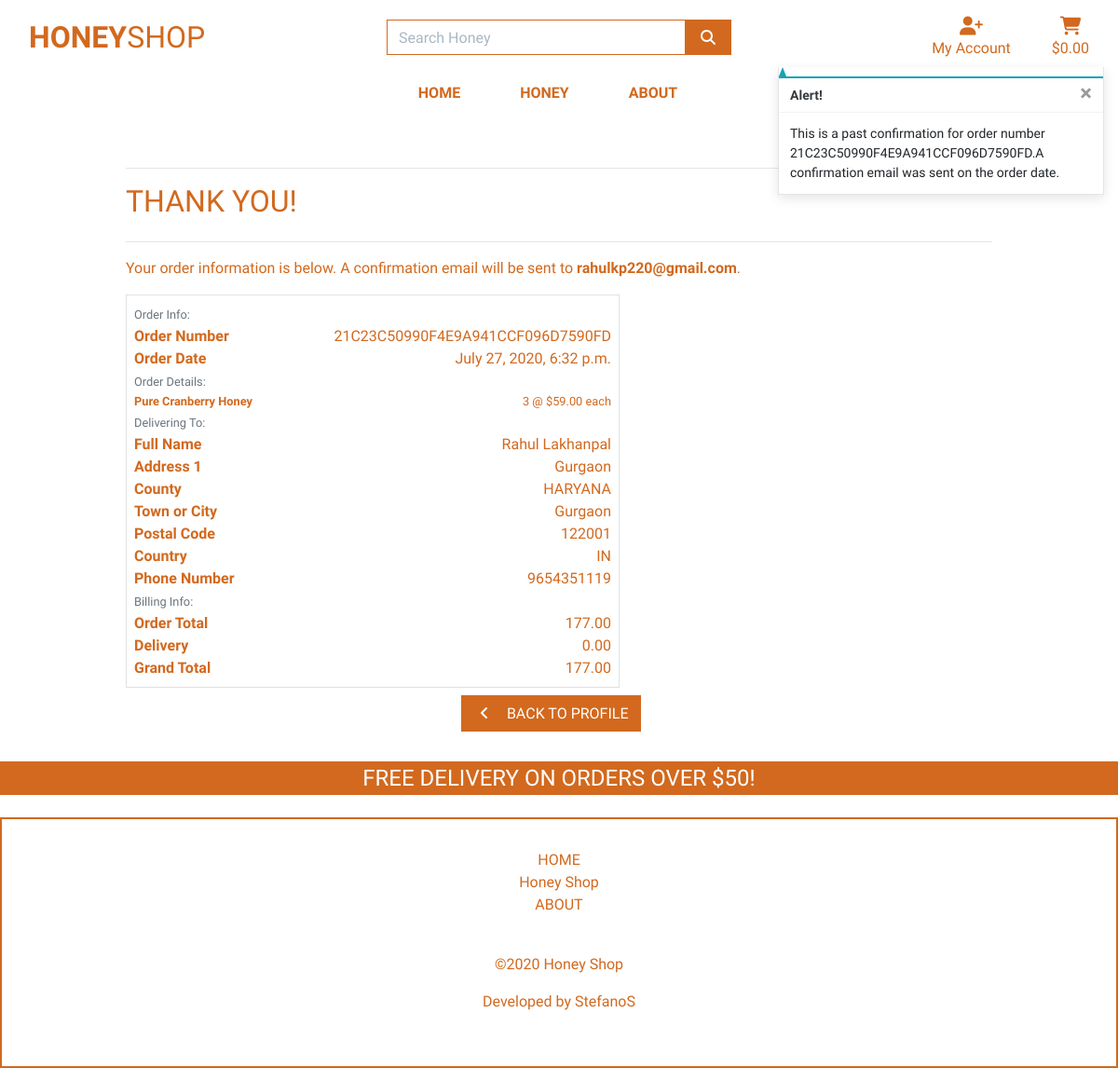
Page /profile/order_history/21C23C50990F4E9A941CCF096D7590FD on the committed database.
### checkout/models.py (models this page shows, shortened)
class Order(models.Model):
    order_number = models.CharField(max_length=32, null=False, editable=False)
    user_profile = models.ForeignKey(UserProfile, on_delete=models.SET_NULL,
                                     null=True, blank=True, related_name='orders')
    full_name = models.CharField(max_length=50, null=False, blank=False)
    email = models.EmailField(max_length=254, null=False, blank=False)
    phone_number = models.CharField (max_length=20, null=False, blank=False)
    country = CountryField(blank_label='Country *', null=False, blank=False)
    postcode = models.CharField(max_length=20, null=True, blank=True)
    town_or_city = models.CharField(max_length=40, null=False, blank=False)
    street_address1 = models.CharField(max_length=80, null=False, blank=False)
    street_address2 = models.CharField(max_length=80, null=True, blank=True)
    county = models.CharField(max_length=80, null=True, blank=True)
    date = models.DateTimeField(auto_now_add=True)
    delivery_cost = models.DecimalField(max_digits=6, decimal_places=2, null=False, default=0)
    order_total = models.DecimalField(max_digits=10, decimal_places=2, null=False, default=0)
    grand_total = models.DecimalField(max_digits=10, decimal_places=2, null=False, default=0)
    original_bag = models.TextField(null=False, blank=False, default='')
    stripe_pid = models.CharField(max_length=254, null=False, blank=False, default='')

class OrderLineItem(models.Model):
    order = models.ForeignKey(Order, null=False, blank=False, on_delete=models.CASCADE, related_name='lineitems')
    product = models.ForeignKey(Product, null=False, blank=False, on_delete=models.CASCADE)
    quantity = models.IntegerField(null=False, blank=False, default=0)
    lineitem_total = models.DecimalField(max_digits=6, decimal_places=2, null=False, blank=False, editable=False)

### products/models.py (models this page shows, shortened)
class Product(models.Model):
    category = models.ForeignKey('Category', null=True, blank=True, on_delete=models.SET_NULL)
    sku = models.CharField(max_length=254, null=True, blank=True)
    name = models.CharField(max_length=254)
    description = models.TextField()
    price = models.DecimalField(max_digits=6, decimal_places=2)
    rating = models.DecimalField(max_digits=6, decimal_places=2, null=True, blank=True)
    image_url = models.URLField(max_length=1024, null=True, blank=True)
    image = models.ImageField(null=True, blank=True)

### profiles/views.py (the view)
# urls.py: path('order_history/<order_number>', views.order_history, name='order_history'),
def order_history(request, order_number):
    order = get_object_or_404(Order, order_number=order_number)
    messages.info(request, (
        f'This is a past confirmation for order number {order_number}.'
        'A confirmation email was sent on the order date.'
    ))
    template = 'checkout/checkout_success.html'
    context = {
        'order': order,
        'from_profile': True,
    }
    return render(request, template, context)

### bag/contexts.py (called while the page is built, shortened)
def bag_contents(request):
    bag_items = []
    total = 0
    product_count = 0
    bag = request.session.get('bag', {})
    if total < settings.FREE_DELIVERY_THRESHOLD:
        delivery = total * Decimal(settings.STANDARD_DELIVERY_PERCENTAGE / 100)
        free_delivery_delta = settings.FREE_DELIVERY_THRESHOLD - total
    else:
        delivery = 0
        free_delivery_delta = 0
    grand_total = delivery + total
    context = {
        'bag_items': bag_items,
        'total': total,
        'product_count': product_count,
        'delivery': delivery,
        'free_delivery_delta': free_delivery_delta,
        'free_delivery_threshold': settings.FREE_DELIVERY_THRESHOLD,
        'grand_total': grand_total,
    }
    return context

### checkout/templates/checkout/checkout_success.html (shortened to what this page needs)
{% extends "base.html" %}
{% load static %}
{% block extra_css %}
    <link rel="stylesheet" href="{% static 'checkout/css/checkout.css' %}">
{% endblock %}
{% block page_header %}
    <div class="container header-container">
    </div>
{% endblock %}
{% block content %}
    <div class="overlay"></div>
    <div class="container">
        <div class="row">
            <div class="col">
                <hr>
                <h2 class="logo-font mb-4">Thank You!</h2>
                <hr>
                <p class="text-black">Your order information is below. A confirmation email will be sent to <strong>{{ order.email }}</strong>.</p>
            </div>
        </div>
        <div class="row">
            <div class="col-12 col-lg-7">
            <div class="order-confirmation-wrapper p-2 border">
                    <div class="row">
                        <div class="col">
                            <small class="text-muted">Order Info:</small>
                        </div>
                    </div>
                    <div class="row">
                        <div class="col-12 col-md-4">
                            <p class="mb-0 text-black font-weight-bold">Order Number</p>
                        </div>
                        <div class="col-12 col-md-8 text-md-right">
                            <p class="mb-0">{{ order.order_number }}</p>
                        </div>
                    </div>
                    <div class="row">
                        <div class="col-12 col-md-4">
                            <p class="mb-0 text-black font-weight-bold">Order Date</p>
                        </div>
                        <div class="col-12 col-md-8 text-md-right">
                            <p class="mb-0">{{ order.date }}</p>
                        </div>
                    </div>
                    <div class="row">
                        <div class="col">
                            <small class="text-muted">Order Details:</small>
                        </div>
                    </div>
                    {% for item in order.lineitems.all %}
                    <div class="row">
                        <div class="col-12 col-md-4">
                            <p class="small mb-0 text-black font-weight-bold">
                                {{ item.product.name }}
                            </p>
                        </div>
                        <div class="col-12 col-md-8 text-md-right">
                            <p class="small mb-0">{{ item.quantity }} @ ${{ item.product.price }} each</p>
                        </div>
                    </div>
                    {% endfor %}
                    <div class="row">
                        <div class="col">
                            <small class="text-muted">Delivering To:</small>
                        </div>
                    </div>
                    <div class="row">
                        <div class="col-12 col-md-4">
                            <p class="mb-0 text-black font-weight-bold">Full Name</p>
                        </div>
                        <div class="col-12 col-md-8 text-md-right">
                            <p class="mb-0">{{ order.full_name }}</p>
                        </div>
                    </div>
                    <div class="row">
                        <div class="col-12 col-md-4">
                            <p class="mb-0 text-black font-weight-bold">Address 1</p>
                        </div>
                        <div class="col-12 col-md-8 text-md-right">
                            <p class="mb-0">{{ order.street_address1 }}</p>
                        </div>
                    </div>
                    {% if order.county %}
                    <div class="row">
                        <div class="col-12 col-md-4">
                            <p class="mb-0 text-black font-weight-bold">County</p>
                        </div>
                        <div class="col-12 col-md-8 text-md-right">
                            <p class="mb-0">{{ order.county }}</p>
                        </div>
                    </div>
                    {% endif %}
                    <div class="row">
                        <div class="col-12 col-md-4">
                            <p class="mb-0 text-black font-weight-bold">Town or City</p>
                        </div>
                        <div class="col-12 col-md-8 text-md-right">
                            <p class="mb-0">{{ order.town_or_city }}</p>
                        </div>
                    </div>
                    {% if order.postcode %}
                    <div class="row">
                        <div class="col-12 col-md-4">
                            <p class="mb-0 text-black font-weight-bold">Postal Code</p>
                        </div>
                        <div class="col-12 col-md-8 text-md-right">
                            <p class="mb-0">{{ order.postcode }}</p>
                        </div>
                    </div>
                    {% endif %}
                    <div class="row">
                        <div class="col-12 col-md-4">
                            <p class="mb-0 text-black font-weight-bold">Country</p>
                        </div>
                        <div class="col-12 col-md-8 text-md-right">
                            <p class="mb-0">{{ order.country }}</p>
                        </div>
                    </div>
                    <div class="row">
                        <div class="col-12 col-md-4">
                            <p class="mb-0 text-black font-weight-bold">Phone Number</p>
                        </div>
                        <div class="col-12 col-md-8 text-md-right">
                            <p class="mb-0">{{ order.phone_number }}</p>
                        </div>
                    </div>
                    <div class="row">
                        <div class="col">
                            <small class="text-muted">Billing Info:</small>
                        </div>
                    </div>
                    <div class="row">
                        <div class="col-12 col-md-4">
                            <p class="mb-0 text-black font-weight-bold">Order Total</p>
                        </div>
                        <div class="col-12 col-md-8 text-md-right">
                            <p class="mb-0">{{ order.order_total }}</p>
                        </div>
                    </div>
                    <div class="row">
                        <div class="col-12 col-md-4">
                            <p class="mb-0 text-black font-weight-bold">Delivery</p>
                        </div>
                        <div class="col-12 col-md-8 text-md-right">
                            <p class="mb-0">{{ order.delivery_cost }}</p>
                        </div>
                    </div>
                    <div class="row">
                        <div class="col-12 col-md-4">
                            <p class="mb-0 text-black font-weight-bold">Grand Total</p>
                        </div>
                        <div class="col-12 col-md-8 text-md-right">
                            <p class="mb-0">{{ order.grand_total }}</p>
                        </div>
                    </div>
                </div>
            </div>
        </div>
            </div>
        <div class="row">
			<div class="col-12 col-lg-7 text-right">
            {% if from_profile %}
                    <a href="{% url 'profile' %}" class="btn btn-black rounded-0 my-2">
                        <span class="icon mr-2">
                            <i class="fas fa-angle-left"></i>
                        </span>
                        <span class="text-uppercase">Back to Profile</span>
                    </a>
            {% endif %}
			</div>
		</div>
{% endblock %}

### static/css/base.css (style rules this page uses)
html { height: 100%; }
body { font-family: Sriracha, cursive; }
.icon { align-items: center; display: inline-flex; justify-content: center; height: 1.5rem; width: 1.5rem; }
.logo-font { text-transform: uppercase; color:#d2691e !important; }
.dropdown-item, p, .form-group, .nounderline { color:#d2691e !important; }
.btn-black { background: #d2691e; color: white; }
.text-black { color:#d2691e !important; }
a:link, a:visited { text-decoration: none !important; cursor: pointer; }
.overlay { height: 100%; width: 100%; top: 0; left: 0; position: fixed; background: white; z-index: -1; }
@media (min-width: 1200px) { .container { max-width: 80%; } }
@media (min-width:992px) { .header-container { padding-top: 164px; } }

### rows in the picture
Order: email "rahulkp220@gmail.com", order_number "21C23C50990F4E9A941CCF096D7590FD", date "July 27, 2020, 6:32 p.m.", full_name "Rahul Lakhanpal", street_address1 "Gurgaon", county "HARYANA", town_or_city "Gurgaon", postcode "122001", country "IN", phone_number "9654351119", order_total "177.00", delivery_cost "0.00", grand_total "177.00"
OrderLineItem: product.name "Pure Cranberry Honey", quantity "3", product.price "59.00"

### other values in the picture
{{ message }} "This is a past confirmation for order number 21C23C50990F4E9A941CCF096D7590FD.A confirmation email was sent on the order date."
{{ free_delivery_threshold }} "50"
